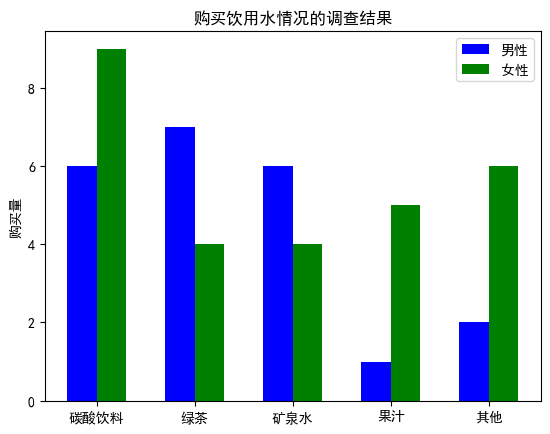

Here is the Python script that generated this plot:
import matplotlib.pyplot as plt
import numpy as np

# 这两行代码解决 plt 中文显示的问题
plt.rcParams['font.sans-serif'] = ['SimHei']
plt.rcParams['axes.unicode_minus'] = False

# 输入统计数据
waters = ('碳酸饮料', '绿茶', '矿泉水', '果汁', '其他')
buy_number_male = [6, 7, 6, 1, 2]
buy_number_female = [9, 4, 4, 5, 6]

bar_width = 0.3  # 条形宽度
index_male = np.arange(len(waters))   # 男生条形图的横坐标
index_female = index_male + bar_width  # 女生条形图的横坐标

# 使用两次bar 函数画出两组条形图
plt.bar(index_male,height=buy_number_male,width=bar_width,color='b',label='男性')
plt.bar(index_female,height=buy_number_female,width=bar_width,color='g',label='女性')
# 显示图例
plt.legend()
plt.xticks(index_male + bar_width/2,waters)
plt.ylabel("购买量") #纵坐标轴标题
plt.title('购买饮用水情况的调查结果')  # 图形标题
plt.savefig("堆叠条形图",bbox_inches='tight')
plt.show()